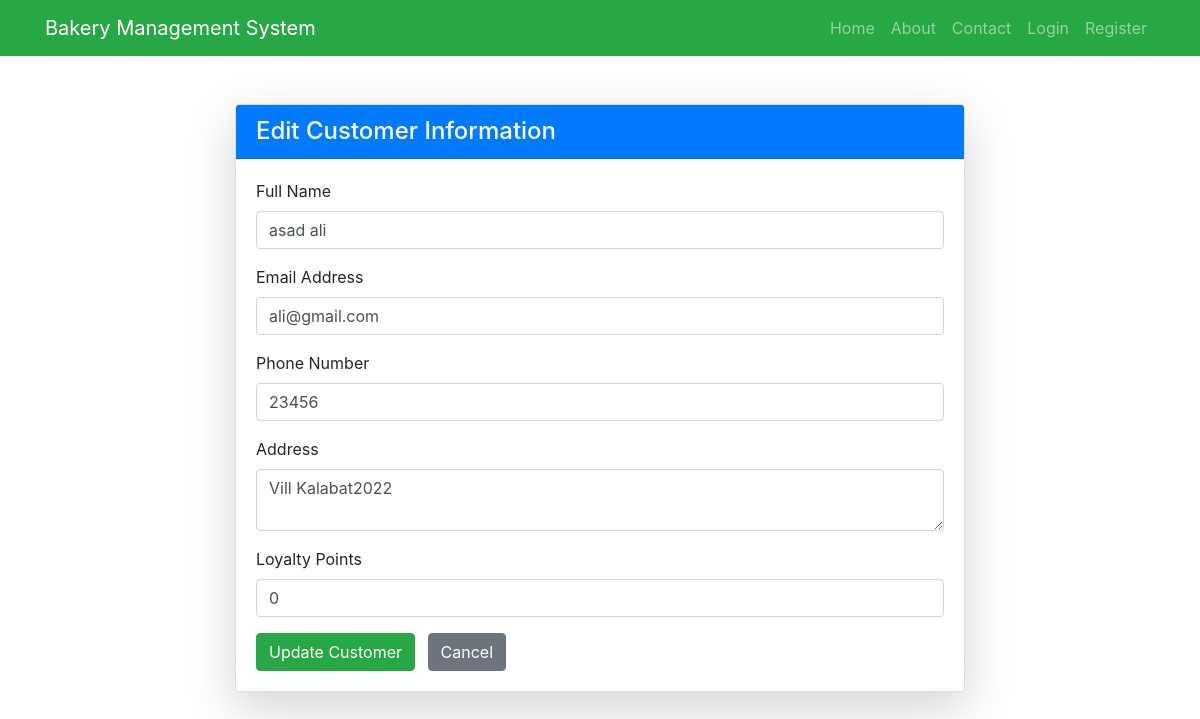
Screenshot of /dashboard/customers/edit.php?id=3 with the database file from the repository.
### tables this page shows
CREATE TABLE `customers` (
  `customer_id` int(11) NOT NULL,
  `full_name` varchar(100) NOT NULL,
  `username` varchar(100) DEFAULT NULL,
  `email` varchar(100) DEFAULT NULL,
  `password` varchar(255) NOT NULL,
  `phone` varchar(20) DEFAULT NULL,
  `address` text DEFAULT NULL,
  `loyalty_points` int(11) DEFAULT 0,
  `is_active` tinyint(1) DEFAULT 1,
  `last_login` datetime DEFAULT NULL,
  `created_at` timestamp NOT NULL DEFAULT current_timestamp()
);

### dashboard/customers/edit.php (the view, shortened to what this page needs)
<?php
$baseURL = '/bakery';
$projectRoot = $_SERVER['DOCUMENT_ROOT'] . $baseURL;
require_once $projectRoot . '/header.php';
$id = $_GET['id'];
$stmt = $conn->prepare("SELECT * FROM customers WHERE customer_id = ?");
$stmt->bind_param("i", $id);
$stmt->execute();
$result = $stmt->get_result();
$customer = $result->fetch_assoc();
?>
<div class="container mt-5 mb-5">
    <div class="row justify-content-center">
        <div class="col-md-8">
            <div class="card shadow-lg">
                <div class="card-header bg-primary text-white">
                    <h4 class="mb-0">Edit Customer Information</h4>
                </div>
                <div class="card-body">
                    <form method="POST">
                        <div class="mb-3">
                            <label for="full_name" class="form-label">Full Name</label>
                            <input type="text" name="full_name" id="full_name" class="form-control" value="<?= htmlspecialchars($customer['full_name']) ?>" required>
                        </div>
                        <div class="mb-3">
                            <label for="email" class="form-label">Email Address</label>
                            <input type="email" name="email" id="email" class="form-control" value="<?= htmlspecialchars($customer['email']) ?>" required>
                        </div>
                        <div class="mb-3">
                            <label for="phone" class="form-label">Phone Number</label>
                            <input type="text" name="phone" id="phone" class="form-control" value="<?= htmlspecialchars($customer['phone']) ?>" required>
                        </div>
                        <div class="mb-3">
                            <label for="address" class="form-label">Address</label>
                            <textarea name="address" id="address" class="form-control" rows="2"><?= htmlspecialchars($customer['address']) ?></textarea>
                        </div>
                        <div class="mb-3">
                            <label for="loyalty_points" class="form-label">Loyalty Points</label>
                            <input type="number" name="loyalty_points" id="loyalty_points" class="form-control" value="<?= (int)$customer['loyalty_points'] ?>">
                        </div>
                        <button type="submit" class="btn btn-success">Update Customer</button>
                        <a href="index.php" class="btn btn-secondary ms-2">Cancel</a>
                    </form>
                </div>
            </div>
        </div>
    </div>
</div>

### rows the page displays
customers: full_name "asad ali", email "ali@gmail.com", phone "23456", address "Vill Kalabat2022", loyalty_points "0"
